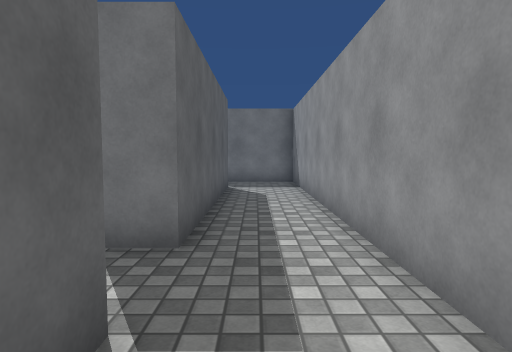
View 1 (above)

23 first-person views from a walk through a 3-D level made in the Unity game engine. The camera is 1.2 m above the floor, tilts 4° down and sees 75° across. The floor is counted in squares, 1 m on a side. Each view is taken from the middle of a square. On the plan, view 1 faces up. The plan holds only what a view shows up to about 14 squares ahead; the rest is blank. The place goes on beyond the plan. The player character is not drawn. Surface patterns are stand-ins for the level's own textures.

View 2
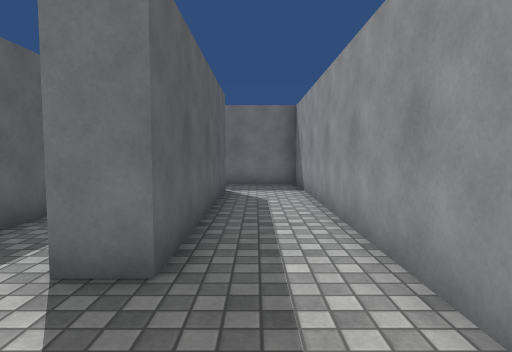

View 3
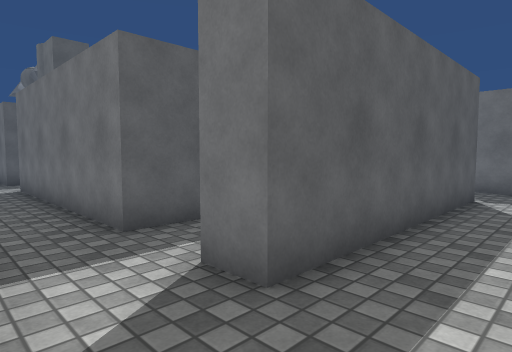

View 4
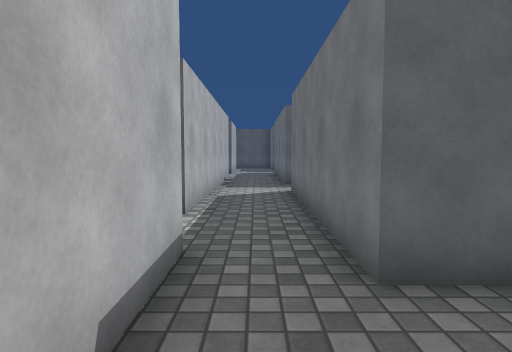

View 5
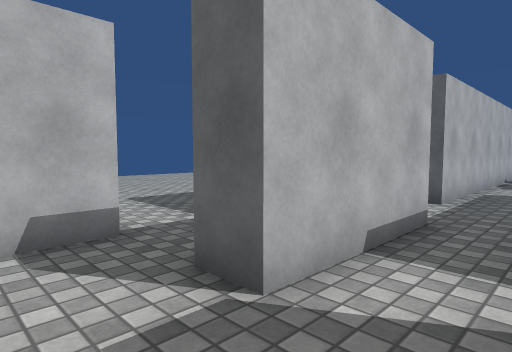

View 6
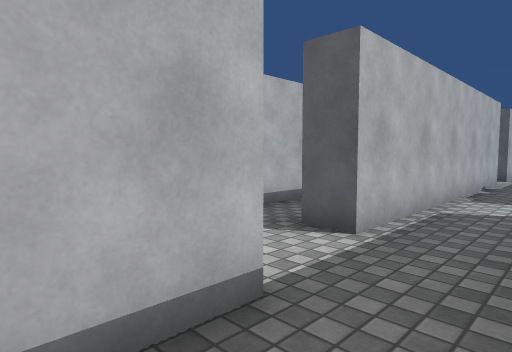

View 7
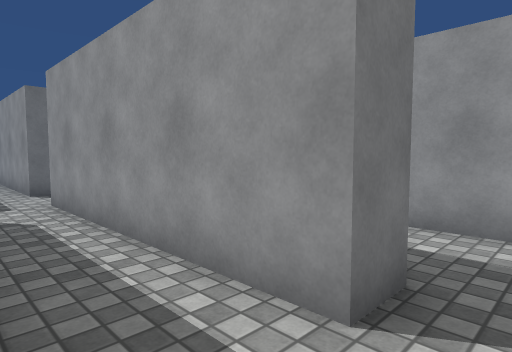

View 8
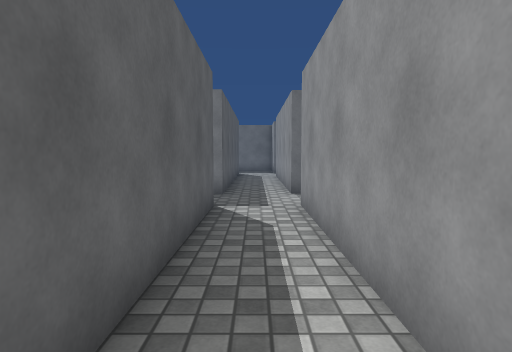

View 9
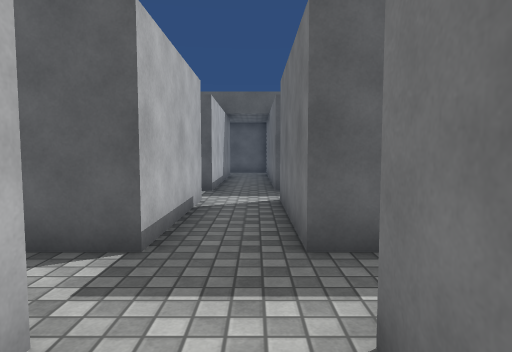

View 10
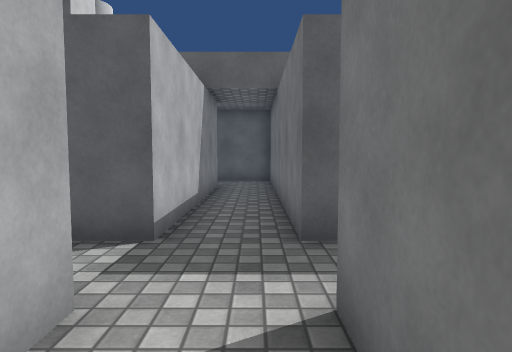

View 11
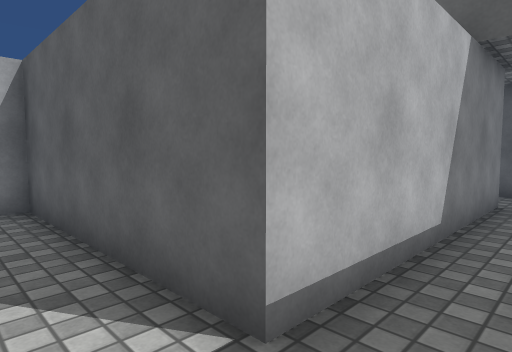

View 12
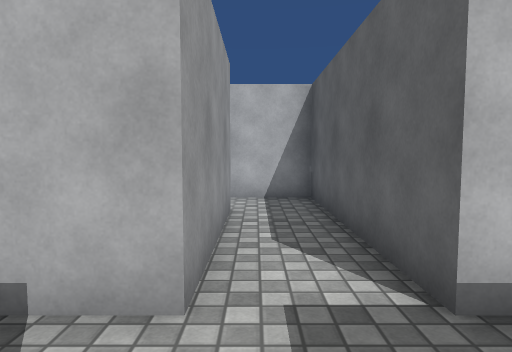

View 13
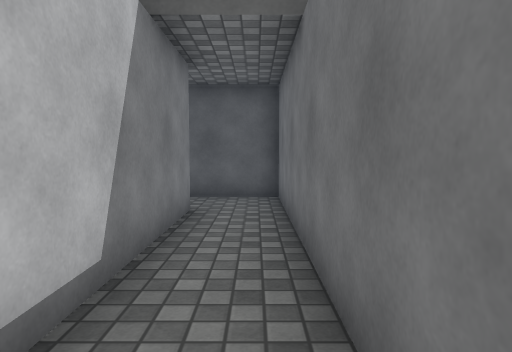

View 14
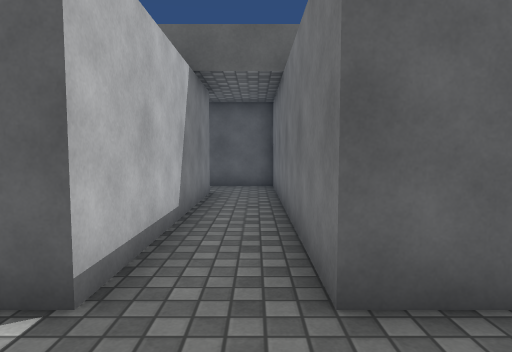

View 15
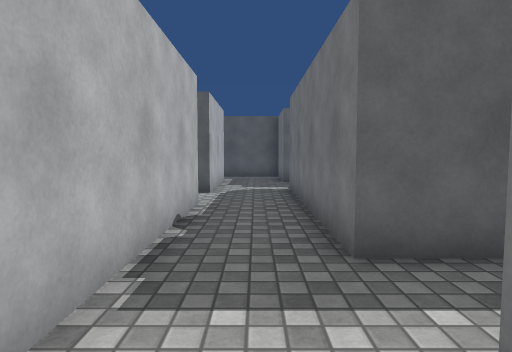

View 16
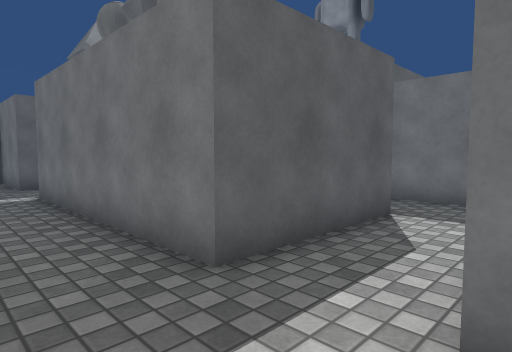

View 17
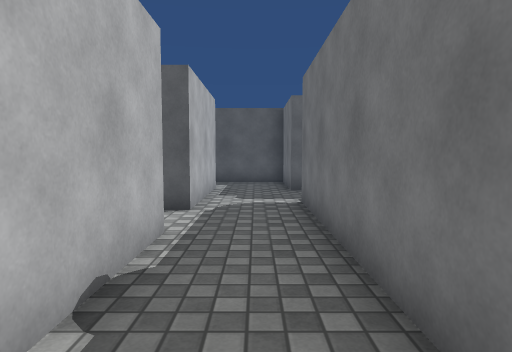

View 18
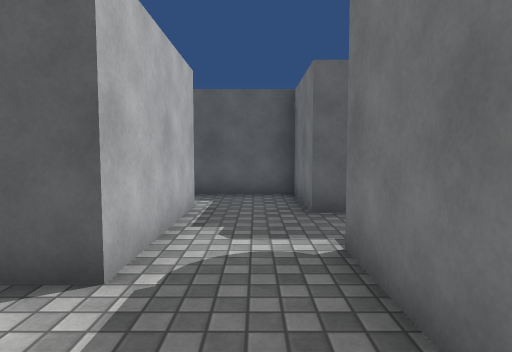

View 19
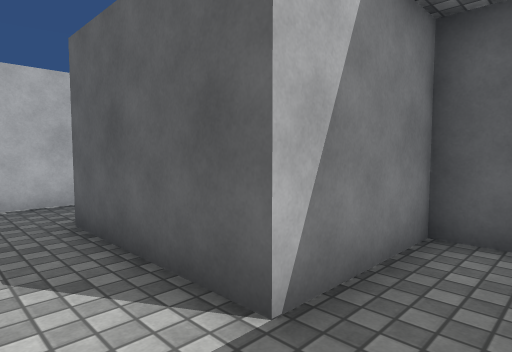

View 20
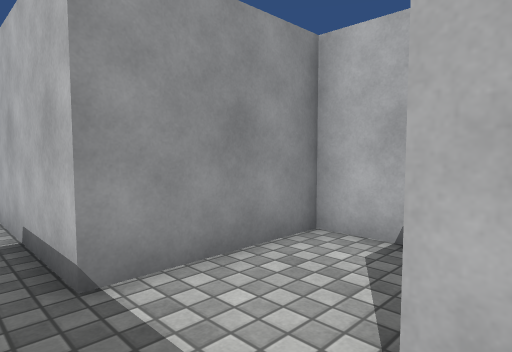

View 21
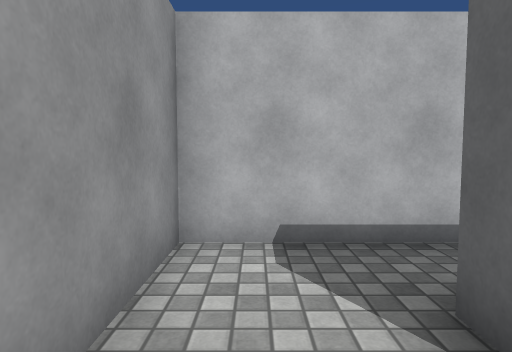

View 22
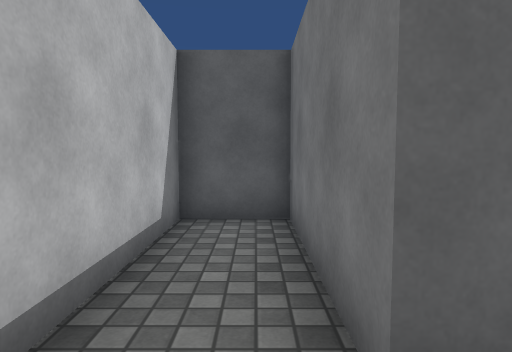

View 23
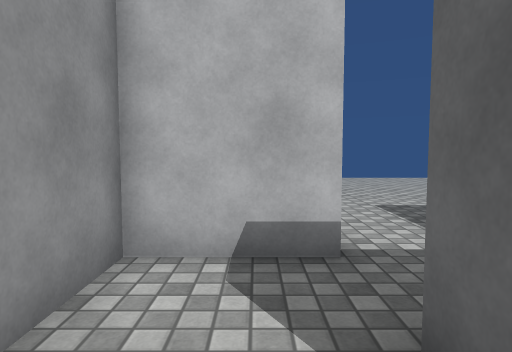

### Floor plan
Points are (right, up) in squares from view 1. A wall is a line through its corners. A room is listed if a view was taken in it or the views show most of it. See-through windows are left out.
Room 1 (views 1, 2, 3)
walls: (-1, 2.1) (-1, 1); (-1, -0.8) (1.5, -0.8) (1.5, 2.4)
ways out: opening at (0.5, 1.5) to room 2; opening at (-1, 0)
Room 2 (views 4, 5, 9, 23)
walls: (-1, 11.6) (-1, 4.1) (-2, 4.1); (1.5, 2.4) (1.5, 13.6) (-2, 13.6); (-2.5, 2.1) (-1, 2.1)
ways out: opening at (0.5, 1.5) to room 1; opening at (-1.5, 3) to room 3; opening at (-1.5, 12.5) to room 3
Room 3 (views 6, 8, 10, 11, 12, 13, 14)
walls: (-8.5, 7.1) (-8.5, 11.6) (-4, 11.6) (-4, 4.1); (-10.5, 15) (-10.5, 13.6) (-20, 13.6) (-20, 11.1); (-4, 16.2) (-4, 13.6) (-8.5, 13.6); (-2, 13.6) (-2, 16.5); (-18, 11.6) (-10.5, 11.6) (-10.5, 5.1) (-8.2, 5.1); (-2, 4.1) (-2, 11.6); (-3.5, 2.1) (-2.5, 2.1)
ways out: opening at (-1.5, 3) to room 2; opening at (-1.5, 12.5) to room 2; opening at (-4.5, 3) to room 4; opening at (-19, 11); opening at (-9.5, 14); opening at (-8, 6.5)
Room 4 (views 7, 15, 16, 17, 18, 19, 20, 21)
walls: (-12.9, 10.6) (-14.8, 10.6); (-17, 9.5) (-17, 8.4) (-13.7, 8.4) (-13.7, 4.1) (-19.6, 4.1); (-18, 1.6) (-7.5, 1.6); (-5, 2.1) (-3.5, 2.1); (-4, 4.1) (-11.5, 4.1)
ways out: opening at (-4.5, 3) to room 3; opening at (-6.5, 1) to room 5; opening at (-20.5, 2.5) to room 6; opening at (-18.5, 1)
Room 5 (view 22)
walls: (-7.5, 1.6) (-7.5, 0.6) (-12, 0.6) (-12, -1.4) (-5, -1.4) (-5, 2.1)
ways out: opening at (-6.5, 1) to room 4
Room 6 (no view inside)
walls: (-23.6, 4.9) (-23.6, 4.1) (-24.6, 4.1); (-19.6, 4.1) (-21.1, 4.1); (-24.5, 1.6) (-20, 1.6)
ways out: opening at (-20.5, 2.5) to room 4; opening at (-24, 2.5) to room 7; opening at (-22.5, 4.5)
Room 7 (no view inside)
walls: (-24.6, 4.1) (-26.6, 4.1) (-26.6, 1.1)
ways out: opening at (-24, 2.5) to room 6; opening at (-25.5, 1)

Positions as (right, up) in squares from view 1, and headings:
1: (0, 0), facing up
2: (0, 1), facing up
3: (1, 2), facing up-left
4: (-1, 3), facing left
5: (1, 4), facing down-left
6: (-3, 4), facing down-left
7: (-4, 3), facing up-right
8: (-3, 4), facing up
9: (0, 13), facing left
10: (-6, 13), facing left
11: (-9, 13), facing down-left
12: (-9, 14), facing down
13: (-11, 13), facing left
14: (-8, 13), facing left
15: (-10, 3), facing left
16: (-11, 2), facing up-left
17: (-13, 3), facing left
18: (-17, 3), facing left
19: (-12, 10), facing down-left
20: (-8, 3), facing down-right
21: (-6, 3), facing down
22: (-6, 0), facing left
23: (0, 3), facing down
